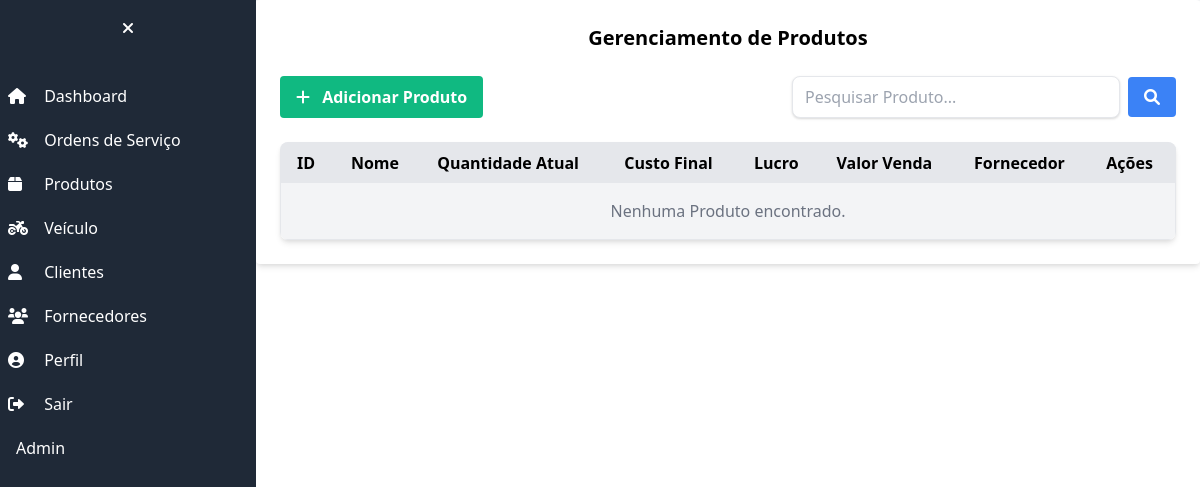
The app's page /produtos/ (signed in), older data.
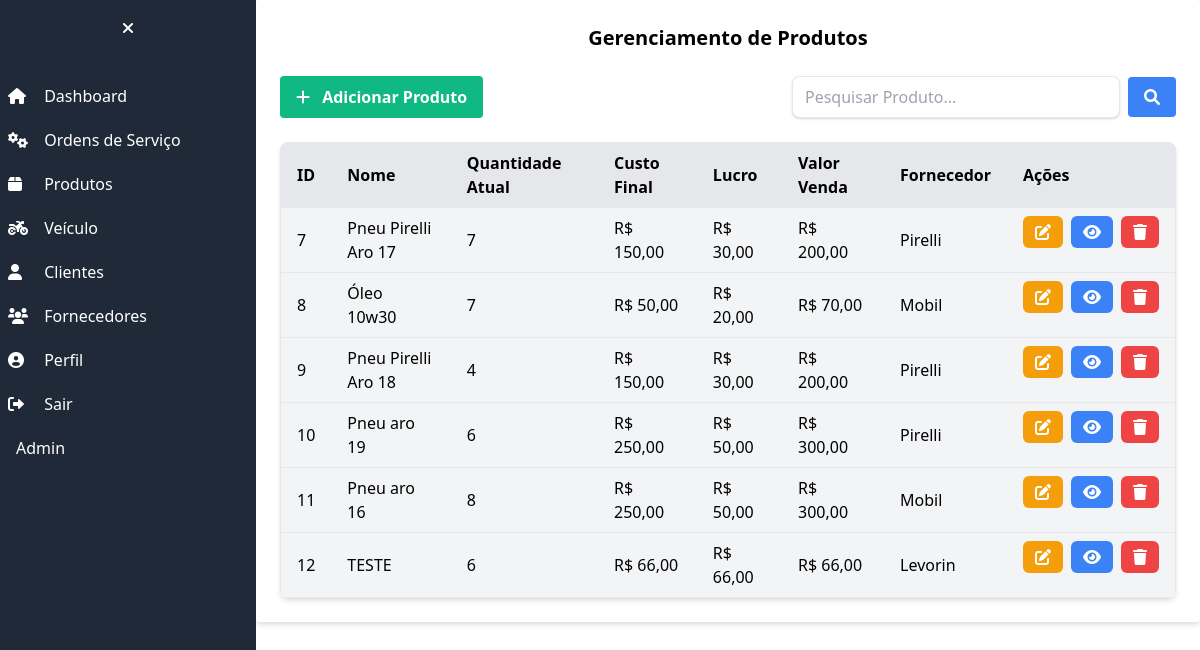
The same page, newer data.
### produto/models.py (models this page shows, shortened)
class Produto(models.Model):
    fornecedor = models.ForeignKey(Fornecedor, on_delete=models.CASCADE, verbose_name='Fornecedor')
    nome = models.CharField(max_length=255)
    descricao = models.TextField()
    valor = models.DecimalField(max_digits=10, decimal_places=2)
    outras_despesas = models.DecimalField(max_digits=10, decimal_places=2, default=0.00)
    custo_final = models.DecimalField(max_digits=10, decimal_places=2)
    lucro = models.DecimalField(max_digits=10, decimal_places=2)
    valor_venda = models.DecimalField(max_digits=10, decimal_places=2)
    qtd_minima = models.IntegerField()
    qtd_maxima = models.IntegerField()
    qtd_atual = models.IntegerField()

### fornecedor/models.py (models this page shows, shortened)
class Fornecedor(models.Model):
    nome = models.CharField('NOME', max_length=255)
    cpf_cnpj = models.CharField('CPF/CNPJ', max_length=18, validators=[validate_cpf_cnpj])
    telefone = models.CharField('TELEFONE 1', max_length=20, validators=[validate_phone])
    telefone2 = models.CharField('TELEFONE 2', max_length=20, validators=[validate_phone], blank=True)
    email = models.EmailField('EMAIL', blank=True)
    endereco_cep = models.CharField('CEP', max_length=10, blank=True)
    endereco_logradouro = models.CharField('ENDEREÇO', max_length=255, blank=True)
    endereco_numero = models.CharField('NÚMERO', max_length=10, blank=True)
    endereco_bairro = models.CharField('BAIRRO', max_length=255, blank=True)
    endereco_cidade = models.CharField('CIDADE', max_length=255, blank=True)
    endereco_estado = models.CharField('ESTADO', max_length=2, choices=ESTADOS_CHOICES, blank=True)
    endereco_complemento = models.CharField('COMPLEMENTO', max_length=255, blank=True)
    observacao = models.TextField('OBSERVAÇÕES', blank=True)
    criado_em = models.DateTimeField('CRIADO EM', auto_now_add=True)
    class Meta:
        verbose_name = 'Fornecedor'
        verbose_name_plural = 'Fornecedores'
    def __str__(self) -> str:
        return self.nome

### produto/views.py (the view)
# urls.py: path('', ProdutoListView.as_view(), name='produto_list'),
class ProdutoListView(ListView):
    model = Produto
    template_name = "produto_list.html"
    context_object_name = "produtos"
    def get_queryset(self):
        queryset = super().get_queryset()
        search_query = self.request.GET.get("search", "")
        if search_query:
            queryset = queryset.filter(nome__icontains=search_query)
        return queryset

### produto/templates/produto_list.html (shortened to what this page needs)
{% extends 'base.html' %}
{% block content %}
<div class="w-full max-w-full md:max-w-5xl lg:max-w-7xl mx-auto bg-white rounded shadow-md p-6">
    <h2 class="text-xl font-bold mb-6 text-center">Gerenciamento de Produtos</h2>
    <div class="flex justify-between mb-6">
      <button class="bg-green-500 hover:bg-green-600 text-white font-bold py-2 px-4 rounded focus:outline-none focus:shadow-outline flex items-center"><a href="produtos/novo/"><i class="fas fa-plus mr-2"></i> Adicionar Produto</a></button>
      <form method="GET" action="{% url 'produto_list' %}" class="w-full max-w-sm flex items-center">
        <input type="text" name="search" placeholder="Pesquisar Produto..." class="w-full py-2 px-3 border rounded-lg shadow focus:outline-none focus:ring" value="{{ request.GET.search|default:'' }}" />
        <button type="submit" class="ml-2 bg-blue-500 hover:bg-blue-600 text-white font-bold py-2 px-4 rounded focus:outline-none focus:shadow-outline"><i class="fas fa-search"></i></button>
      </form>
    </div>
    <div class="overflow-x-auto shadow-md rounded-lg">
      <table class="table-auto w-full text-left bg-gray-100 border rounded-lg">
        <thead class="bg-gray-50">
          <tr class="bg-gray-200">
            <th class="px-4 py-2">ID</th>
            <th class="px-4 py-2">Nome</th>
            <th class="px-4 py-2">Quantidade Atual</th>
            <th class="px-4 py-2">Custo Final</th>
            <th class="px-4 py-2">Lucro</th>
            <th class="px-4 py-2">Valor Venda</th>
            <th class="px-4 py-2">Fornecedor</th>
            <th class="px-4 py-2">Ações</th>
          </tr>
        </thead>
        <tbody>
          {% for produto in produtos %}
            <tr class="border-t">
              <td class="px-4 py-2">{{ produto.id }}</td>
              <td class="px-4 py-2">{{ produto.nome }}</td>
              <td class="px-4 py-2">{{ produto.qtd_atual }}</td>
              <td class="px-4 py-2">R$ {{ produto.custo_final }}</td>
              <td class="px-4 py-2">R$ {{ produto.lucro }}</td>
              <td class="px-4 py-2">R$ {{ produto.valor_venda }}</td>
              <td class="px-4 py-2">{{ produto.fornecedor }}</td>
              <td class="px-4 py-2 text-center flex justify-center space-x-2">
                <a href="{% url 'produto_edit' pk=produto.pk %}" class="bg-yellow-500 hover:bg-yellow-600 text-white py-1 px-3 rounded-md"><i class="fas fa-edit"></i></a>
                <a href="{% url 'produto_detail' pk=produto.pk %}" class="bg-blue-500 hover:bg-blue-600 text-white py-1 px-3 rounded-md"><i class="fas fa-eye"></i></a>
                <a href="{% url 'produto_confirm_delete' pk=produto.pk %}" class="bg-red-500 hover:bg-red-600 text-white py-1 px-3 rounded-md"><i class="fas fa-trash"></i></a>
              </td>
            </tr>
          {% empty %}
            <tr>
              <td colspan="10" class="text-center text-gray-500 py-4">Nenhuma Produto encontrado.</td>
            </tr>
          {% endfor %}
        </tbody>
      </table>
    </div>
  </div>
{% endblock %}

Row changes from the older to the newer data that the page shows:
added Produto: id "7", nome "Pneu Pirelli Aro 17", qtd_atual "7", custo_final "150,00", lucro "30,00", valor_venda "200,00", fornecedor "Pirelli"
added Produto: id "8", nome "Óleo 10w30", qtd_atual "7", custo_final "50,00", lucro "20,00", valor_venda "70,00", fornecedor "Mobil"
added Produto: id "9", nome "Pneu Pirelli Aro 18", qtd_atual "4", custo_final "150,00", lucro "30,00", valor_venda "200,00", fornecedor "Pirelli"
added Produto: id "10", nome "Pneu aro 19", qtd_atual "6", custo_final "250,00", lucro "50,00", valor_venda "300,00", fornecedor "Pirelli"
added Produto: id "11", nome "Pneu aro 16", qtd_atual "8", custo_final "250,00", lucro "50,00", valor_venda "300,00", fornecedor "Mobil"
added Produto: id "12", nome "TESTE", qtd_atual "6", custo_final "66,00", lucro "66,00", valor_venda "66,00", fornecedor "Levorin"
Text that changed along with them:
text no longer shown: "Nenhuma Produto encontrado."
